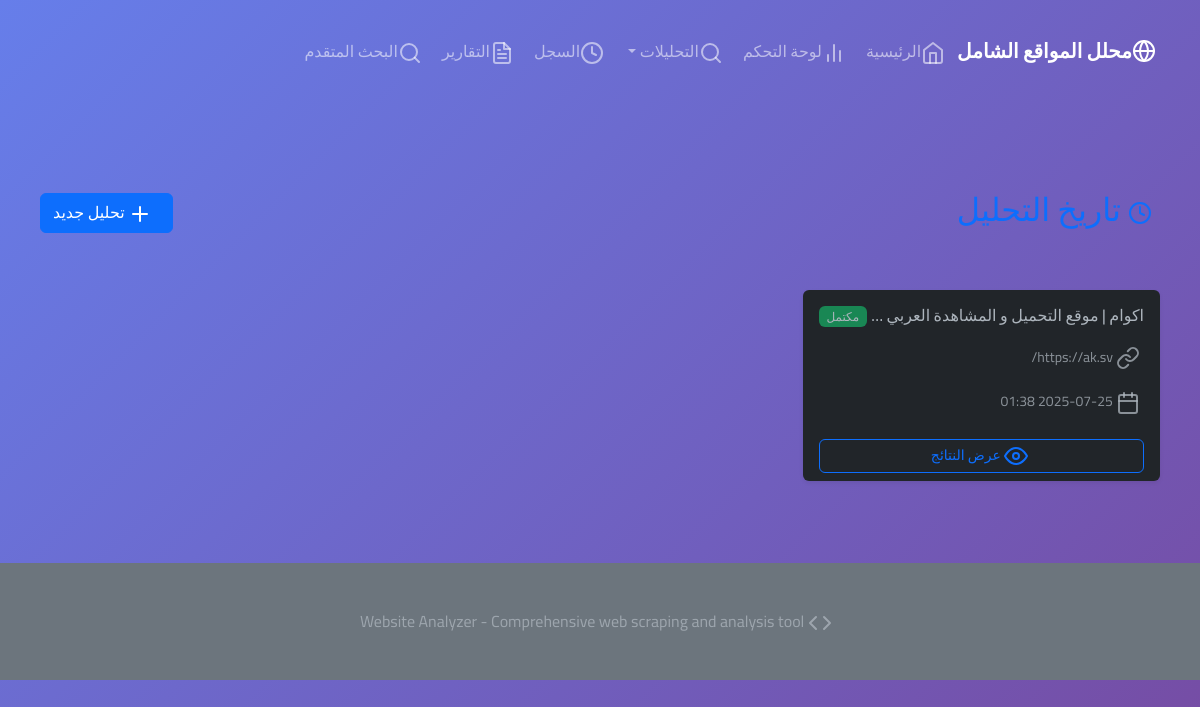
Before: /history with the older database file.
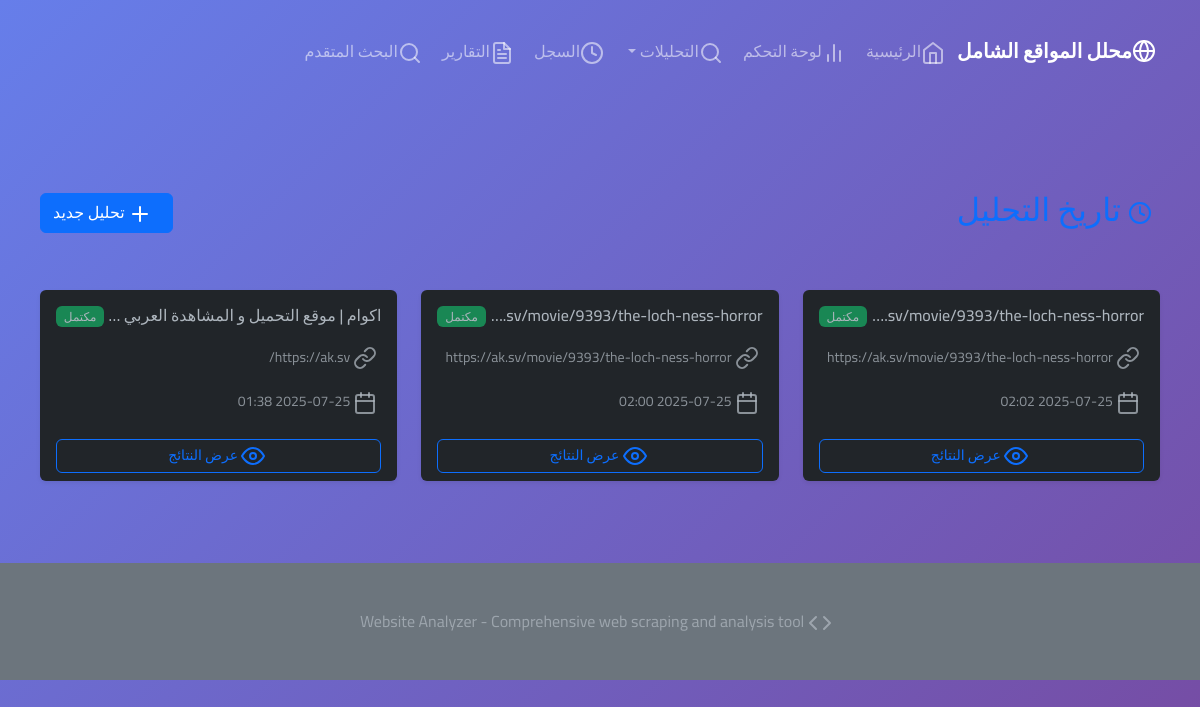
After: the same page with the newer database file.
### models.py (models this page shows, shortened)
class ScrapeResult(db.Model):
    id = db.Column(db.Integer, primary_key=True)
    url = db.Column(db.String(500), nullable=False)
    title = db.Column(db.String(200))
    status = db.Column(db.String(20), default='pending')  # pending, completed, failed
    created_at = db.Column(db.DateTime, default=datetime.utcnow)
    completed_at = db.Column(db.DateTime)
    structure_data = db.Column(db.Text)  # HTML structure analysis
    assets_data = db.Column(db.Text)     # Images, CSS, JS files
    technology_data = db.Column(db.Text) # Tech stack identification
    seo_data = db.Column(db.Text)        # SEO analysis
    navigation_data = db.Column(db.Text) # Site navigation structure
    error_message = db.Column(db.Text)
    recreation_guide = db.Column(db.Text)  # Complete recreation guide
    arabic_report = db.Column(db.Text)     # Arabic comprehensive report
    ad_blocking_stats = db.Column(db.Text) # Ad blocking statistics
    analysis_type = db.Column(db.String(50), default='basic')  # Type of analysis
    data = db.Column(db.Text)  # Additional data storage
    timestamp = db.Column(db.DateTime, default=datetime.utcnow)  # Analysis timestamp

### enhanced_routes.py (the view)
@app.route('/history')
def history():
    try:
        results = ScrapeResult.query.order_by(ScrapeResult.created_at.desc()).limit(50).all()
        return render_template('history.html', results=results)
    except Exception as e:
        logging.error(f"Error loading history: {e}")
        return render_template('history.html', results=[])

### templates/history.html (shortened to what this page needs)
{% extends "base.html" %}
{% block content %}
<div class="container mt-4">
    <div class="row">
        <div class="col-12">
            <div class="d-flex justify-content-between align-items-center mb-4">
                <h2 class="text-primary">
                    <i data-feather="clock" class="me-2"></i>
                </h2>
                <a href="{{ url_for('index') }}" class="btn btn-primary">
                    <i data-feather="plus" class="me-2"></i>
                    تحليل جديد
                </a>
            </div>
            {% if results %}
                <div class="row">
                    {% for result in results %}
                        <div class="col-md-6 col-lg-4 mb-4">
                            <div class="card h-100 border-0 shadow-sm">
                                <div class="card-body">
                                    <div class="d-flex justify-content-between align-items-start mb-2">
                                        <h6 class="card-title text-truncate" title="{{ result.title or result.url }}">
                                            {{ result.title or result.url }}
                                        </h6>
                                        {% if result.status == 'completed' %}
                                            <span class="badge bg-success">مكتمل</span>
                                        {% elif result.status == 'failed' %}
                                            <span class="badge bg-danger">فشل</span>
                                        {% elif result.status == 'processing' %}
                                            <span class="badge bg-warning">جاري المعالجة</span>
                                        {% else %}
                                            <span class="badge bg-secondary">في الانتظار</span>
                                        {% endif %}
                                    </div>
                                    <p class="card-text">
                                        <small class="text-muted">
                                            <i data-feather="link" class="feather-sm me-1"></i>
                                            {{ result.url }}
                                        </small>
                                    </p>
                                    <p class="card-text">
                                        <small class="text-muted">
                                            <i data-feather="calendar" class="feather-sm me-1"></i>
                                            {{ result.created_at.strftime('%Y-%m-%d %H:%M') }}
                                        </small>
                                    </p>
                                </div>
                                <div class="card-footer bg-transparent border-0">
                                    <a href="{{ url_for('results', result_id=result.id) }}"
                                       class="btn btn-outline-primary btn-sm w-100">
                                        <i data-feather="eye" class="feather-sm me-1"></i>
                                        عرض النتائج
                                    </a>
                                </div>
                            </div>
                        </div>
                    {% endfor %}
                </div>
            {% endif %}
        </div>
    </div>
</div>
{% endblock %}

### templates/base.html (shortened to what this page needs)
<!DOCTYPE html>
<html lang="ar" dir="rtl" data-bs-theme="dark">
<head>
    <link href="https://cdn.jsdelivr.net/npm/bootstrap@5.3.0/dist/css/bootstrap.min.css" rel="stylesheet">
    <link rel="stylesheet" href="{{ url_for('static', filename='css/style.css') }}">
    <link rel="stylesheet" href="{{ url_for('static', filename='css/advanced-ui.css') }}">
</head>
<body>
    <nav class="navbar navbar-expand-lg navbar-dark">
        <div class="container">
            <a class="navbar-brand d-flex align-items-center" href="{{ url_for('index') }}">
                <i data-feather="globe" class="me-2"></i>
                محلل المواقع الشامل
            </a>
            <div class="collapse navbar-collapse" id="navbarNav">
                <ul class="navbar-nav ms-auto">
                    <li class="nav-item">
                        <a class="nav-link" href="/">
                            <i data-feather="home" class="me-1"></i>الرئيسية
                        </a>
                    </li>
                    <li class="nav-item">
                        <a class="nav-link" href="/dashboard">
                            <i data-feather="bar-chart-2" class="me-1"></i>لوحة التحكم
                        </a>
                    </li>
                    <li class="nav-item dropdown">
                        <a class="nav-link dropdown-toggle" href="#" id="analysisDropdown" role="button" data-bs-toggle="dropdown">
                            <i data-feather="search" class="me-1"></i>التحليلات
                        </a>
                    </li>
                    <li class="nav-item">
                        <a class="nav-link" href="/history">
                            <i data-feather="clock" class="me-1"></i>السجل
                        </a>
                    </li>
                    <li class="nav-item">
                        <a class="nav-link" href="/reports">
                            <i data-feather="file-text" class="me-1"></i>التقارير
                        </a>
                    </li>
                    <li class="nav-item">
                        <a class="nav-link" href="/live-search">
                            <i data-feather="search" class="me-1"></i>البحث المتقدم
                        </a>
                    </li>
                </ul>
            </div>
        </div>
    </nav>
    <main class="container my-4">
        {% block content %}{% endblock %}
    </main>
    <footer class="bg-secondary py-4 mt-5">
        <div class="container text-center">
            <p class="mb-0 text-muted">
                <i data-feather="code" class="me-2"></i>
                Website Analyzer - Comprehensive web scraping and analysis tool
            </p>
        </div>
    </footer>
</body>
</html>

### static/css/style.css (style rules this page uses)
:root { --primary-color: #0d6efd; --secondary-color: #6c757d; --success-color: #198754; --info-color: #0dcaf0; --warning-color: #ffc107; --danger-color: #dc3545; }
body { font-family: 'Cairo', 'Tajawal', -apple-system, BlinkMacSystemFont, 'Segoe UI', Roboto, sans-serif; line-height: 1.8; direction: rtl; text-align: right; }
.navbar-brand { font-weight: 600; font-size: 1.25rem; }
.card { border: none; box-shadow: 0 0.125rem 0.25rem rgba(0, 0, 0, 0.075); transition: all 0.15s ease-in-out; }
.btn { border-radius: 0.375rem; font-weight: 500; transition: all 0.15s ease-in-out; }
.text-truncate { overflow: hidden; text-overflow: ellipsis; white-space: nowrap; }
.form-label, .form-text, .card-text, p, h1, h2, h3, h4, h5, h6, span, div { opacity: 1 !important; visibility: visible !important; }
.form-control, .form-select, .btn { opacity: 1 !important; visibility: visible !important; }
.badge { font-size: 0.75em; font-weight: 500; }
footer { margin-top: auto; }
* { margin: 0; padding: 0; box-sizing: border-box; }
body { font-family: 'Cairo', 'Segoe UI', Tahoma, Geneva, Verdana, sans-serif; background: linear-gradient(135deg, #667eea 0%, #764ba2 100%); min-height: 100vh; direction: rtl; text-align: right; }
.container { max-width: 1200px; margin: 0 auto; padding: 20px; }

### static/css/advanced-ui.css (style rules this page uses)
:root { --primary-gradient: linear-gradient(135deg, #667eea 0%, #764ba2 100%); --success-gradient: linear-gradient(135deg, #11998e 0%, #38ef7d 100%); --warning-gradient: linear-gradient(135deg, #f093fb 0%, #f5576c 100%); --info-gradient: linear-gradient(135deg, #4facfe 0%, #00f2fe 100%); --dark-gradient: linear-gradient(135deg, #2c3e50 0%, #34495e 100%); --glass-bg: rgba(255, 255, 255, 0.1); --glass-border: rgba(255, 255, 255, 0.2); --glow-shadow: 0 8px 32px rgba(31, 38, 135, 0.37); --card-hover-transform: translateY(-5px); --animation-speed: 0.3s; }
.form-label, .form-text, .card-text, p, h1, h2, h3, h4, h5, h6, span, div { opacity: 1 !important; visibility: visible !important; color: inherit !important; }
.form-control, .form-select, .btn { opacity: 1 !important; visibility: visible !important; }
.scroll-reveal { opacity: 0; transform: translateY(30px); transition: all 0.8s ease; }

Changed rows visible on the page:
added ScrapeResult: title+url "https://ak.sv/movie/9393/the-loch-ness-horr…", status "مكتمل", url "https://ak.sv/movie/9393/the-loch-ness-horror", created_at "2025-07-25 02:02"
added ScrapeResult: title+url "https://ak.sv/movie/9393/the-loch-ness-horr…", status "مكتمل", url "https://ak.sv/movie/9393/the-loch-ness-horror", created_at "2025-07-25 02:00"
